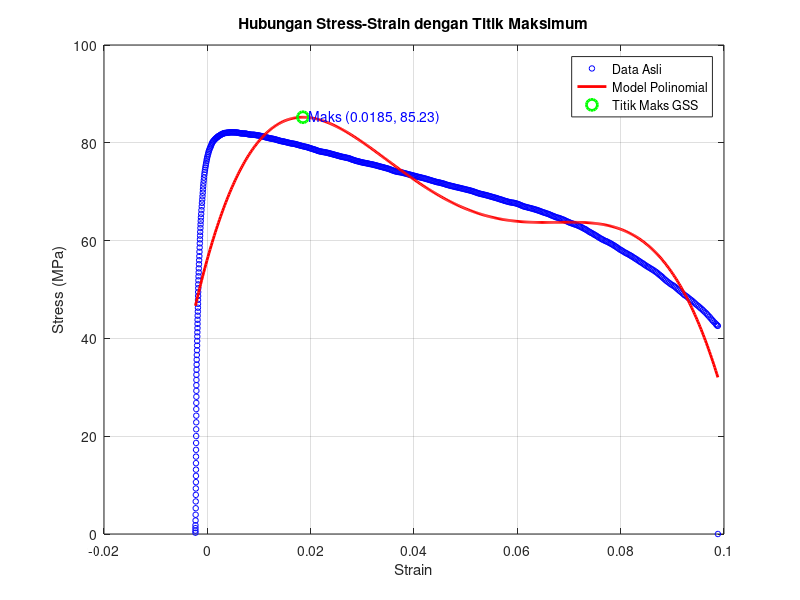

This figure's MATLAB source:
clc; clear all;

% ================================
% Kode Octave: Golden Section Search dan fminbnd
% ================================

% Membaca Data
data = csvread('T_300_F_1_171_133_31.csv', 1, 0);
strain = data(:, 1);  % Kolom pertama: Strain
stress = data(:, 2);  % Kolom kedua: Stress

% Membuat Model Polinomial
p = polyfit(strain, stress, 4); % Regresi polinomial derajat 4
polynomial_function = @(x) polyval(p, x); % Fungsi polinomial

% Menampilkan Persamaan Polinomial
fprintf('Persamaan Polinomial:\n');
fprintf('f(x) = ');
for i = 1:length(p)
    fprintf('%.4e*x^%d ', p(i), length(p) - i);
    if i < length(p)
        fprintf('+ ');
    end
end
fprintf('\n');

% ================================
% Fungsi Golden Section Search
% ================================
function [x_opt, f_opt, iterasi] = golden_section_search(func, a, b, tol)
  phi = (1 + sqrt(5)) / 2;  % Rasio emas
  c = b - (b - a) / phi;
  d = a + (b - a) / phi;
  iterasi = 0;

  while abs(c - d) > tol
    iterasi = iterasi + 1;
    if func(c) > func(d)
      b = d;
    else
      a = c;
    end
    c = b - (b - a) / phi;
    d = a + (b - a) / phi;
  end

  x_opt = (b + a) / 2; % Titik optimum
  f_opt = func(x_opt); % Nilai fungsi di titik optimum
end

% ================================
% Pencarian Titik Maksimum
% ================================
a = min(strain); % Batas bawah
b = max(strain); % Batas atas
tol = 1e-6;      % Toleransi

% Menggunakan Golden Section Search
[max_strain_gss, max_stress_gss, iterasi_gss] = golden_section_search(polynomial_function, a, b, tol);

% Menggunakan fminbnd
options = optimset('TolX', tol);
[max_strain_fminbnd, max_stress_fminbnd] = fminbnd(@(x) -polynomial_function(x), a, b, options);
max_stress_fminbnd = -max_stress_fminbnd;

% ================================
% Menampilkan Hasil di Konsol
% ================================
fprintf('\nHasil Pencarian Titik Maksimum:\n');
fprintf('Golden Section Search: Strain = %.6f, Stress = %.6f, Iterasi = %d\n', max_strain_gss, max_stress_gss, iterasi_gss);
fprintf('fminbnd: Strain = %.6f, Stress = %.6f\n', max_strain_fminbnd, max_stress_fminbnd);

% ================================
% Membuat Grafik Data dan Hasil
% ================================
x_fit = linspace(min(strain), max(strain), 500); % Data untuk grafik
y_fit = polyval(p, x_fit); % Nilai berdasarkan fungsi polinomial

figure;
plot(strain, stress, 'bo', 'MarkerSize', 4, 'DisplayName', 'Data Asli'); % Data asli
hold on;
plot(x_fit, y_fit, 'r-', 'LineWidth', 2, 'DisplayName', 'Model Polinomial'); % Kurva model
plot(max_strain_gss, max_stress_gss, 'go', 'MarkerSize', 8, 'LineWidth', 2, 'DisplayName', 'Titik Maks GSS');
text(max_strain_gss, max_stress_gss, sprintf('  Maks (%.4f, %.2f)', max_strain_gss, max_stress_gss), 'Color', 'blue');
legend('show');
title('Hubungan Stress-Strain dengan Titik Maksimum');
xlabel('Strain');
ylabel('Stress (MPa)');
grid on;
